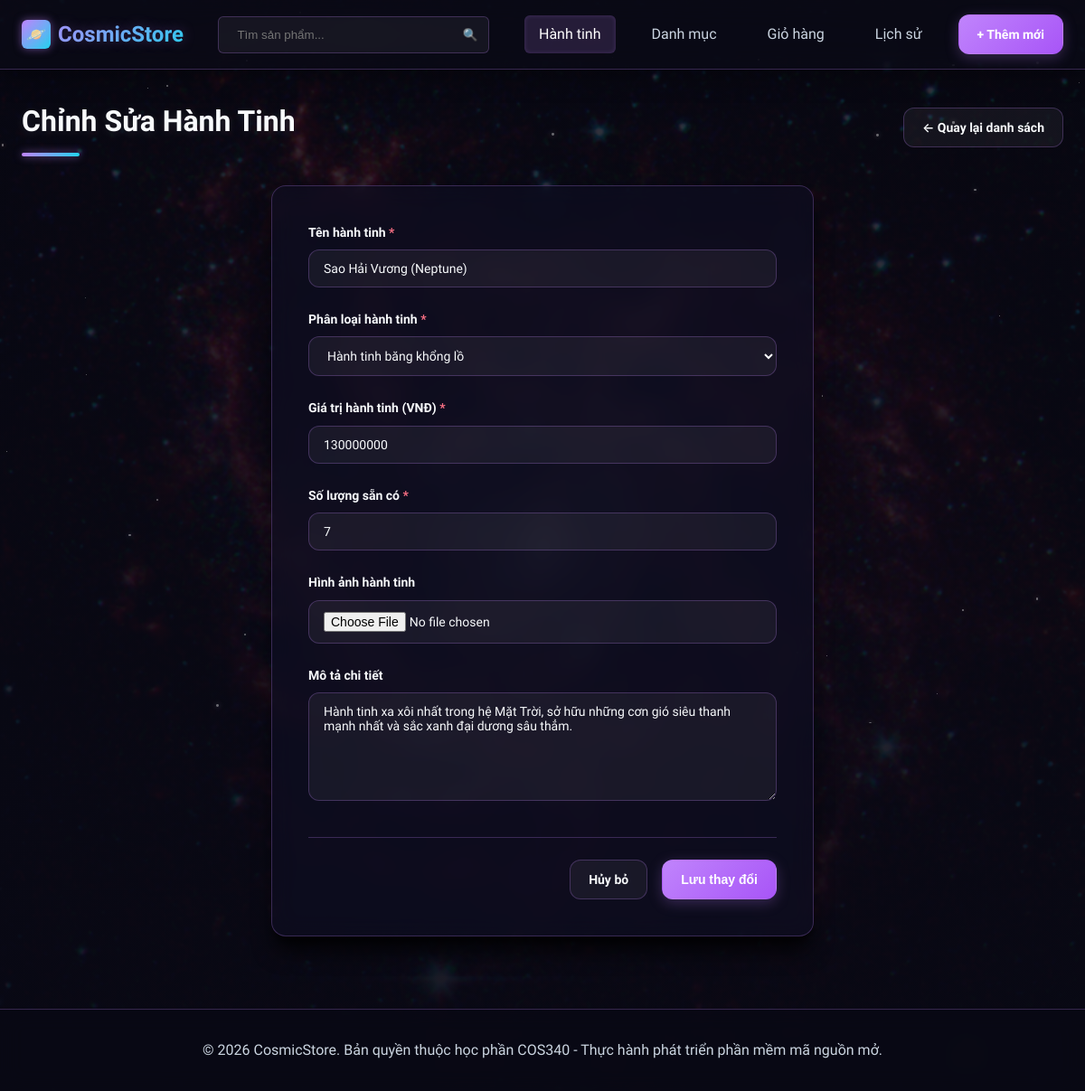
The app's page /product/edit/6, older data.
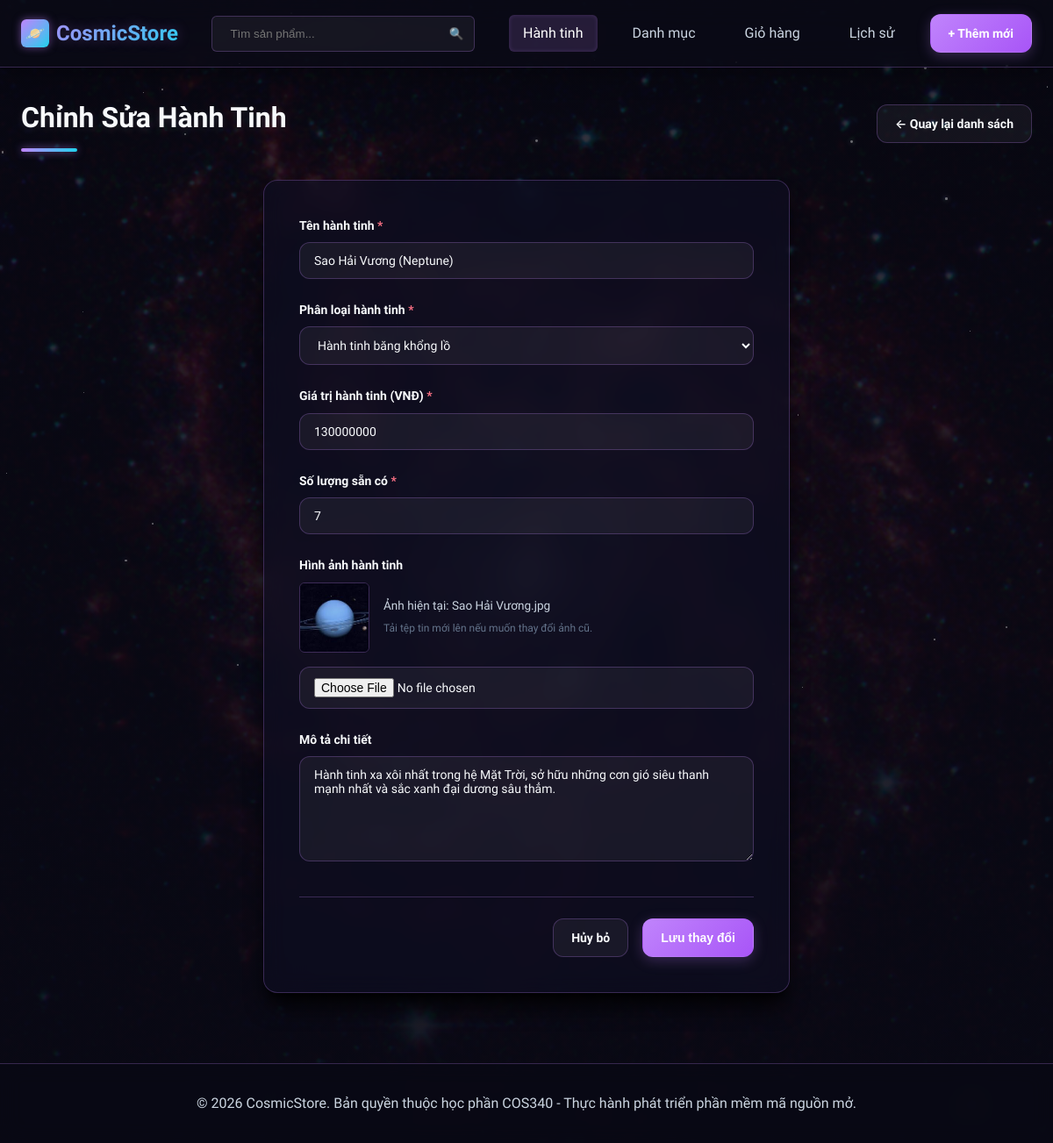
The same page, newer data.
### tables this page shows
CREATE TABLE IF NOT EXISTS `products` (
  `id` INT AUTO_INCREMENT PRIMARY KEY,
  `name` VARCHAR(255) NOT NULL,
  `description` TEXT NULL,
  `price` DECIMAL(12,2) NOT NULL,
  `image` VARCHAR(255) NULL,
  `category_id` INT NOT NULL,
  `stock_quantity` INT NOT NULL DEFAULT 10,
  FOREIGN KEY (`category_id`) REFERENCES `categories`(`id`) ON DELETE CASCADE
);

CREATE TABLE IF NOT EXISTS `categories` (
  `id` INT AUTO_INCREMENT PRIMARY KEY,
  `name` VARCHAR(255) NOT NULL,
  `description` TEXT NULL
);

### app/controllers/ProductController.php (called while the page is built, shortened)
<?php
class ProductController {
    private $productModel;
    private $categoryModel;
    public function __construct() {
        $this->productModel = new ProductModel();
        $this->categoryModel = new CategoryModel();
    }
    public function edit($id) {
        $product = $this->productModel->getById($id);
        $categories = $this->categoryModel->getAll();
        require_once __DIR__ . '/../views/share/header.php';
        require_once __DIR__ . '/../views/product/edit.php';
        require_once __DIR__ . '/../views/share/footer.php';
    }
}

### app/database/Database.php (called while the page is built, shortened)
<?php
class Database {
    private static $conn = null;
    public static function getConnection() {
        if (self::$conn === null) {
            $db = new self();
            try {
                self::$conn = new PDO(
                    "mysql:host=" . $db->host . ";dbname=" . $db->db_name . ";charset=utf8mb4",
                    $db->username,
                    $db->password
                );
                self::$conn->exec("SET NAMES utf8mb4");
                self::$conn->setAttribute(PDO::ATTR_ERRMODE, PDO::ERRMODE_EXCEPTION);
                self::$conn->setAttribute(PDO::ATTR_DEFAULT_FETCH_MODE, PDO::FETCH_ASSOC);
            } catch (PDOException $exception) {
                die("Lỗi kết nối cơ sở dữ liệu: " . $exception->getMessage());
            }
        }
        return self::$conn;
    }
}

### app/models/ProductModel.php (called while the page is built, shortened)
<?php
class ProductModel {
    private $db;
    public function __construct() {
        $this->db = Database::getConnection();
    }
    public function getById($id) {
        $query = "SELECT p.*, c.name AS category_name
                  FROM products p
                  JOIN categories c ON p.category_id = c.id
                  WHERE p.id = :id LIMIT 0,1";
        $stmt = $this->db->prepare($query);
        $stmt->bindParam(':id', $id, PDO::PARAM_INT);
        $stmt->execute();
        return $stmt->fetch();
    }
}

### app/models/CategoryModel.php (called while the page is built, shortened)
<?php
class CategoryModel {
    private $db;
    public function __construct() {
        $this->db = Database::getConnection();
    }
    public function getAll() {
        $query = "SELECT * FROM categories ORDER BY id ASC";
        $stmt = $this->db->prepare($query);
        $stmt->execute();
        return $stmt->fetchAll();
    }
}

### app/views/product/edit.php (the view)
<div class="page-header">
    <h1 class="page-title">Chỉnh Sửa Hành Tinh</h1>
    <a href="<?php echo BASE_PATH; ?>/product" class="btn btn-secondary">&larr; Quay lại danh sách</a>
</div>
<div class="form-card">
    <form action="<?php echo BASE_PATH; ?>/product/edit/<?php echo $product['id']; ?>" method="POST" enctype="multipart/form-data">
        <div class="form-group">
            <label for="name" class="form-label">Tên hành tinh <span style="color:var(--danger)">*</span></label>
            <input type="text" id="name" name="name" class="form-control" value="<?php echo htmlspecialchars($product['name']); ?>" required>
        </div>
        <div class="form-group">
            <label for="category_id" class="form-label">Phân loại hành tinh <span style="color:var(--danger)">*</span></label>
            <select id="category_id" name="category_id" class="form-control" required>
                <?php foreach ($categories as $category): ?>
                    <option value="<?php echo $category['id']; ?>" <?php echo ($category['id'] == $product['category_id']) ? 'selected' : ''; ?>>
                        <?php echo htmlspecialchars($category['name']); ?>
                    </option>
                <?php endforeach; ?>
            </select>
        </div>
        <div class="form-group">
            <label for="price" class="form-label">Giá trị hành tinh (VNĐ) <span style="color:var(--danger)">*</span></label>
            <input type="number" id="price" name="price" min="0" step="1000" class="form-control" value="<?php echo floatval($product['price']); ?>" required>
        </div>
        <div class="form-group">
            <label for="stock_quantity" class="form-label">Số lượng sẵn có <span style="color:var(--danger)">*</span></label>
            <input type="number" id="stock_quantity" name="stock_quantity" min="0" class="form-control" value="<?php echo intval($product['stock_quantity']); ?>" required>
        </div>
        <div class="form-group">
            <label for="image" class="form-label">Hình ảnh hành tinh</label>
            <?php if (!empty($product['image']) && file_exists(__DIR__ . '/../../../public/uploads/' . $product['image'])): ?>
                <div style="margin-bottom: 1rem; display: flex; align-items: center; gap: 1rem;">
                    <img src="<?php echo BASE_PATH . '/public/uploads/' . $product['image']; ?>" alt="Ảnh hiện tại" style="width: 80px; height: 80px; object-fit: cover; border-radius: var(--radius-sm); border: 1px solid var(--border);">
                    <div>
                        <span style="font-size: 0.85rem; color: var(--text-secondary); display: block;">Ảnh hiện tại: <?php echo htmlspecialchars($product['image']); ?></span>
                        <span style="font-size: 0.75rem; color: var(--text-muted); ">Tải tệp tin mới lên nếu muốn thay đổi ảnh cũ.</span>
                    </div>
                </div>
            <?php endif; ?>
            <input type="file" id="image" name="image" class="form-control" accept="image/*">
        </div>
        <div class="form-group">
            <label for="description" class="form-label">Mô tả chi tiết</label>
            <textarea id="description" name="description" class="form-control"><?php echo htmlspecialchars($product['description']); ?></textarea>
        </div>
        <div class="form-actions">
            <a href="<?php echo BASE_PATH; ?>/product" class="btn btn-secondary">Hủy bỏ</a>
            <button type="submit" class="btn btn-primary">Lưu thay đổi</button>
        </div>
    </form>
</div>

### app/views/share/header.php (shortened to what the changed rows need)
<!DOCTYPE html>
<html lang="vi">
<head>
    <link rel="stylesheet" href="<?php echo BASE_PATH; ?>/public/css/style.css">
</head>
<body>
    <div class="stars-container" id="stars-container"></div>
    <header>
        <div class="nav-container">
            <a href="<?php echo BASE_PATH; ?>/product" class="logo">
                <div class="logo-icon">🪐</div>
                CosmicStore
            </a>
            <form action="<?php echo BASE_PATH; ?>/product" method="GET" class="search-bar">
                <input type="text" name="search" class="search-input" placeholder="Tìm sản phẩm..." value="<?php echo isset($_GET['search']) ? htmlspecialchars($_GET['search']) : ''; ?>">
                <button type="submit" class="search-btn">🔍</button>
            </form>
            <?php
                $reqUrl = isset($_GET['url']) ? $_GET['url'] : '';
                $reqParts = explode('/', $reqUrl);
                $isCategoryModule = isset($reqParts[0]) && strtolower($reqParts[0]) === 'category';
                $isCartModule = isset($reqParts[0]) && strtolower($reqParts[0]) === 'cart';
                $isHistoryModule = isset($reqParts[0]) && strtolower($reqParts[0]) === 'history';
                $cartCount = 0;
            ?>
            <div class="nav-links">
                <a href="<?php echo BASE_PATH; ?>/product" class="nav-link <?php echo (!$isCategoryModule && !$isCartModule && !$isHistoryModule) ? 'active' : ''; ?>">Hành tinh</a>
                <a href="<?php echo BASE_PATH; ?>/category" class="nav-link <?php echo $isCategoryModule ? 'active' : ''; ?>">Danh mục</a>
                <a href="<?php echo BASE_PATH; ?>/cart" class="nav-link <?php echo $isCartModule ? 'active' : ''; ?>">
                    Giỏ hàng<?php if ($cartCount > 0): ?><span class="badge-cart-count"><?php echo $cartCount; ?></span><?php endif; ?>
                </a>
                <a href="<?php echo BASE_PATH; ?>/history" class="nav-link <?php echo $isHistoryModule ? 'active' : ''; ?>">Lịch sử</a>
                <a href="<?php echo BASE_PATH; ?>/product/add" class="btn btn-primary">+ Thêm mới</a>
            </div>
        </div>
    </header>
    <main>

Row changes from the older to the newer data that the page shows:
changed products "Sao Hải Vương (Neptune)": image: picture added; image (not shown) → "Sao Hải Vương.jpg"
Text that changed along with them:
text now shown: "Ảnh hiện tại: Tải tệp tin mới lên nếu muốn thay đổi ảnh cũ."
